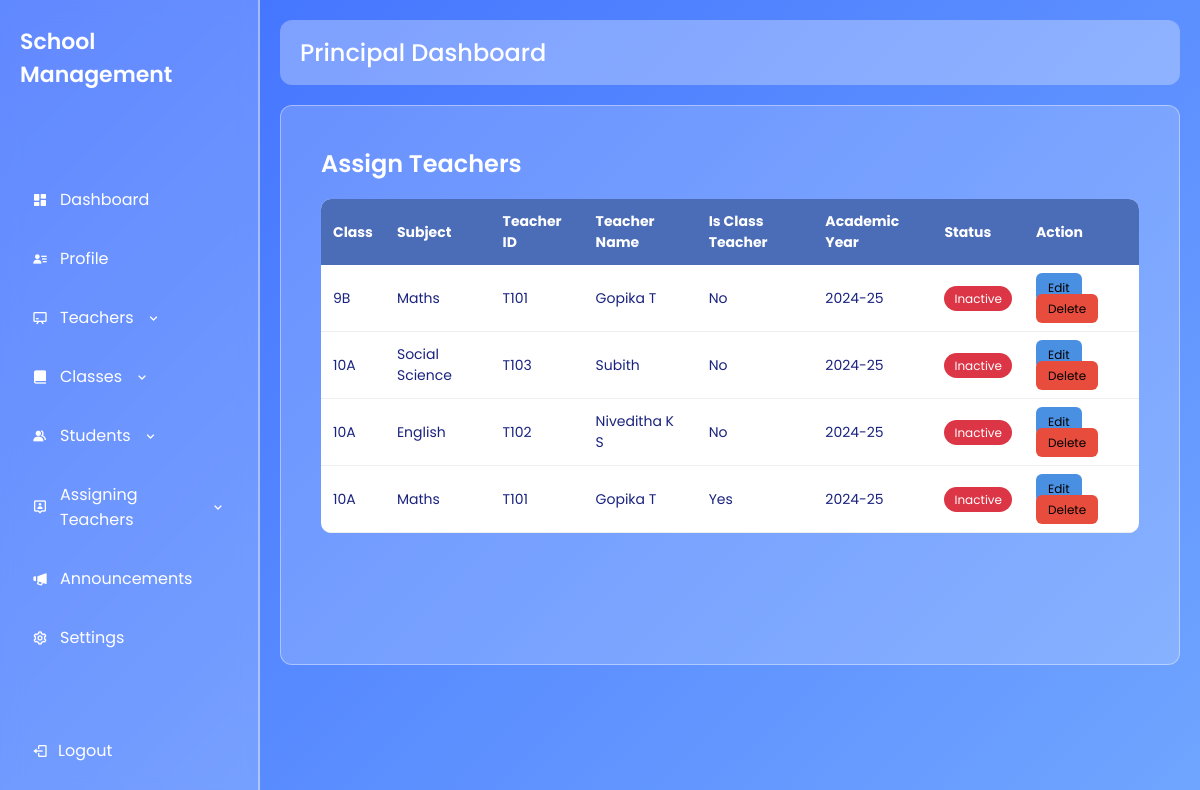
/assigned_details/, run on the app's committed database.
### dashboard/models.py (models this page shows)
class ClassTeacherAssignment(models.Model):
    class_obj = models.ForeignKey(classes, on_delete=models.CASCADE)
    teacher = models.ForeignKey(All_Teacher, on_delete=models.CASCADE)
    subject = models.CharField(max_length=255)
    teacher_name = models.CharField(max_length=255)
    is_class_teacher = models.BooleanField(default=False)
    academic_year = models.CharField(max_length=20)
    class Meta:
        unique_together = ('teacher', 'class_obj', 'subject', 'academic_year')

class classes(models.Model):
    class_name = models.CharField(max_length=20)
    class_teacher = models.CharField(max_length=255)
    class_teacher_id = models.CharField(max_length=10)
    strength = models.IntegerField()
    academic_year = models.CharField(max_length=20)
    status = models.CharField(
        max_length=20,
        choices=[('ongoing', 'Ongoing'), ('completed', 'Completed')],
        default='ongoing'
    )

class All_Teacher(models.Model):
    teacher_id = models.CharField(max_length=10,unique=True)
    name = models.CharField(max_length=255)
    Email = models.CharField(max_length=225,unique=True)
    phone_no = models.CharField(max_length=10,unique=True)
    class_assigned = models.CharField(max_length=20)
    subject = models.CharField(max_length=255)
    joining_date = models.CharField(max_length=20)
    status = models.CharField(max_length=30)

### dashboard/views.py (the view)
# urls.py: path('assigned_details/',assigned_details,name='assigned_details'),
def assigned_details(request):
    assignments = ClassTeacherAssignment.objects.select_related("class_obj").all().order_by("-id")
    return render(request, "principal/assigned_details.html", {
        "assignments": assignments
    })

### dashboard/templates/principal/assigned_details.html
{% extends "principal/principal.html" %}
{% load static %}
{% block extra_css %}
<link rel="stylesheet" href="{% static 'css/principal_dashboard/assigned_details.css' %}?v=3">
{% endblock %}
{% block content %}
<div class="assign-container">
    <div class="page-header">
        <h2>Assign Teachers</h2>
    </div>
    <table class="assign-table">
        <thead>
            <tr>
                <th>Class</th>
                <th>Subject</th>
                <th>Teacher ID</th>
                <th>Teacher Name</th>
                <th>Is Class Teacher</th>
                <th>Academic Year</th>
                <th>Status</th>
                <th>Action</th>
            </tr>
        </thead>
        <tbody>
            {% for item in assignments %}
            <tr>
                <td>{{ item.class_obj.class_name }}</td>
                <td>{{ item.subject }}</td>
                <td>{{ item.teacher.teacher_id }}</td>
                <td>{{ item.teacher.name }}</td>
                <td>
                    {% if item.is_class_teacher %}
                        <span>Yes</span>
                    {% else %}
                        <span>No</span>
                    {% endif %}
                </td>
                <td>{{ item.academic_year }}</td>
                <td>
                    {% if item.status == "Active" %}
                        <span class="status active">Active</span>
                    {% else %}
                        <span class="status inactive">Inactive</span>
                    {% endif %}
                </td>
                <td>
                    <a href="#" class="edit-btn">Edit</a>
                    <a href="#" class="btn-delete">Delete</a>
                </td>
            </tr>
            {% endfor %}
        </tbody>
    </table>
</div>
{% endblock %}

### dashboard/static/css/layout.css (style rules this page uses)
* { margin: 0; padding: 0; box-sizing: border-box; font-family: "Poppins", sans-serif; }
body { background: linear-gradient(135deg, #3f6fff, #70a5ff); height: 100vh; overflow: hidden; }

### dashboard/static/css/principal_dashboard/assigned_details.css (style rules this page uses)
.assign-container { padding: 20px; }
.page-header { display: flex; justify-content: space-between; align-items: center; margin-bottom: 18px; }
.page-header h2 { font-size: 24px; font-weight: 600; }
.assign-table { width: 100%; border-collapse: collapse; background: #ffffff; border-radius: 10px; overflow: hidden; }
.assign-table th { background: #4b6cb7; color: white; padding: 12px; text-align: left; font-size: 14px; }
.assign-table td { padding: 12px; border-bottom: 1px solid #eee; font-size: 14px; color: #1a237e; }
.status { padding: 4px 10px; border-radius: 20px; font-size: 12px; color: #fff; }
.status.inactive { background: #dc3545; }
.edit-btn { padding: 6px 12px; background: #4A90E2; color: #000; border-radius: 6px; text-decoration: none; font-size: 12px; }
.btn-delete { padding: 6px 12px; background: #E74C3C; color: #000; border-radius: 6px; text-decoration: none; font-size: 12px; }

### data on the page
ClassTeacherAssignment: class_obj.class_name "9B", subject "Maths", teacher.teacher_id "T101", teacher.name "Gopika T", is_class_teacher "No", academic_year "2024-25"
ClassTeacherAssignment: class_obj.class_name "10A", subject "Social Science", teacher.teacher_id "T103", teacher.name "Subith", is_class_teacher "No", academic_year "2024-25"
ClassTeacherAssignment: class_obj.class_name "10A", subject "English", teacher.teacher_id "T102", teacher.name "Niveditha K S", is_class_teacher "No", academic_year "2024-25"
ClassTeacherAssignment: class_obj.class_name "10A", subject "Maths", teacher.teacher_id "T101", teacher.name "Gopika T", is_class_teacher "Yes", academic_year "2024-25"
